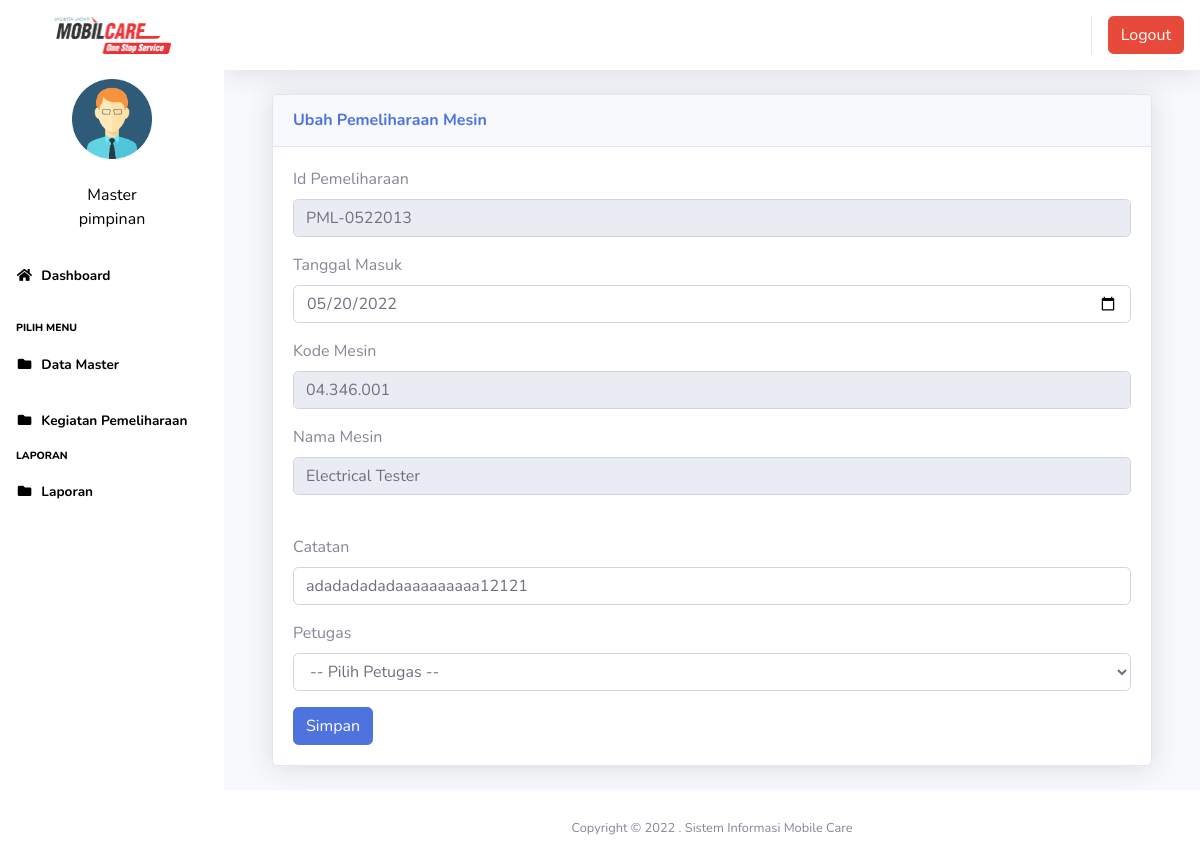
/index3.php?page=pemeliharaan&aksi=ubahpemeliharaan&id_pemeliharaan=PML-0522013 (signed in), run on the app's committed database.
### tables this page shows
CREATE TABLE `users` (
  `id` int(11) NOT NULL,
  `nik` varchar(10) NOT NULL,
  `nama` varchar(100) NOT NULL,
  `alamat` varchar(200) NOT NULL,
  `telepon` varchar(100) NOT NULL,
  `username` varchar(100) NOT NULL,
  `password` varchar(100) NOT NULL,
  `jabatan` varchar(25) NOT NULL DEFAULT 'member',
  `foto` varchar(25) NOT NULL
);

CREATE TABLE `pemeliharaan` (
  `id` int(11) NOT NULL,
  `id_pemeliharaan` varchar(100) NOT NULL,
  `tanggal` date NOT NULL,
  `kode_barang` varchar(100) NOT NULL,
  `nama_mesin` varchar(500) NOT NULL,
  `checklist` varchar(500) NOT NULL,
  `catatan` varchar(500) NOT NULL,
  `petugas` varchar(200) NOT NULL,
  `jumlah` int(100) NOT NULL,
  `done` tinyint(1) NOT NULL
);

### page/pemeliharaan/ubahpemeliharaan.php (the view, shortened to what this page needs)
<?php
$id_pemeliharaan = $_GET['id_pemeliharaan'];
$sql2 = $koneksi->query("select * from pemeliharaan where id_pemeliharaan = '$id_pemeliharaan'");
$tampil = $sql2->fetch_assoc();
?>
<div class="container-fluid">
	<div class="card shadow mb-4">
		<div class="card-header py-3">
			<h6 class="m-0 font-weight-bold text-primary">Ubah Pemeliharaan Mesin</h6>
		</div>
		<div class="card-body">
			<div class="table-responsive">
				<div class="body">
					<form method="POST" enctype="multipart/form-data">
						<label for="">Id Pemeliharaan</label>
						<div class="form-group">
							<div class="form-line">
								<input type="text" name="id_pemeliharaan" value="<?php echo $tampil['id_pemeliharaan']; ?>" class="form-control" readonly />
							</div>
						</div>
						<label for="">Tanggal Masuk</label>
						<div class="form-group">
							<div class="form-line">
								<input type="date" name="tanggal" class="form-control" value="<?php echo $tampil['tanggal']; ?>" />
							</div>
						</div>
						<label for="">Kode Mesin</label>
						<div class="form-group">
							<div class="form-line">
								<input type="text" name="kode_barang" value="<?php echo $tampil['kode_barang']; ?>" class="form-control" readonly />
							</div>
						</div>
						<label for="">Nama Mesin</label>
						<div class="form-group">
							<div class="form-line">
								<input type="text" name="nama_mesin" value="<?php echo $tampil['nama_mesin']; ?>" class="form-control" readonly />
							</div>
						</div>
						<br>
						<label for="">Catatan</label>
						<div class="form-group">
							<div class="form-line">
								<input type="text" name="catatan" value="<?php echo $tampil['catatan']; ?>" class="form-control" />
							</div>
						</div>
						<label for="">Petugas</label>
						<div class="form-group">
							<div class="form-line">
								<select name="petugas" class="form-control" />
								<option value="">-- Pilih Petugas --</option>
							</div>
						</div>
						<input type="submit" name="simpan" value="Simpan" class="btn btn-primary">
					</form>

### index3.php (shortened to what this page needs)
<?php
$koneksi = new mysqli("localhost", "root", "", "inventori");
?>
<!DOCTYPE html>
<html lang="en">
<head>
  <link href="vendor/fontawesome-free/css/all.min.css" rel="stylesheet" type="text/css">
  <link href="css/sb-admin-2.min.css" rel="stylesheet">
  <link href="vendor/datatables/dataTables.bootstrap4.min.css" rel="stylesheet">
</head>
<body id="page-top" style="background-color:black">
  <div id="wrapper">
    <ul class="navbar-nav sidebar sidebar-dark accordion" style="background-color: white;" id="accordionSidebar">
      <a class="sidebar-brand d-flex align-items-center justify-content-center" href="index.php" style="background-color:white ;">
        <img src="img/logo1.png" width="117" height="38"></img>
      </a>
      <hr class="sidebar-divider my-0">
      <?php
      if ($_SESSION['pimpinan']) {
        $user = $_SESSION['pimpinan'];
      }
      $sql = $koneksi->query("select * from users where id='$user'");
      $data = $sql->fetch_assoc();
      ?>
      <li class="d-flex align-items-center justify-content-center">
        <a class="nav-link">
          <img src="img/<?php echo $data['foto'] ?>" class="img-circle" width="80" alt="User" /></a>
      </li>
      <li class="nav-item ">
        <a class="nav-link">
          <div class="d-flex align-items-center justify-content-center" class="name" style="color:black"> <?php echo  $data['nama']; ?></div>
          <div class="d-flex align-items-center justify-content-center" class="email" style="color:black"><?php echo $data['jabatan']; ?></div>
        </a>
      </li>
      <li class="nav-item active">
        <a class="nav-link" href="?page=home3">
          <i class="fas fa-fw fa-home" style="color:black"></i>
          <span style="color:black">Dashboard</span></a>
      </li>
      <hr class="sidebar-divider">
      <div class="sidebar-heading">
        <h7 style="color: black;">pilih menu</h7>
      </div>
      <li class="nav-item active" style="color:black">
        <a class="nav-link collapsed" href="#" data-toggle="collapse" data-target="#collapseData" aria-expanded="true" aria-controls="collapseData" style="color:black">
          <i class="fas fa-fw fa-folder" style="color:black"></i>
          <span style="color:black">Data Master</span>
        </a>
      </li>
      <li class="nav-item active">
        <a class="nav-link dropdown-toggle" href="#" data-toggle="collapse" data-target="#collapsePages" aria-expanded="true" aria-controls="collapsePages">
          <i class="fas fa-fw fa-folder" style="color:black"></i>
          <span style="color:black"> Kegiatan Pemeliharaan</span>
        </a>
      </li>
      <div class="sidebar-heading">
        <h7 style="color: black;">laporan</h7>
      </div>
      <li class="nav-item active">
        <a class="nav-link collapsed" href="#" data-toggle="collapse" data-target="#collapseLaporan" aria-expanded="true" aria-controls="collapseLaporan">
          <i class="fas fa-fw fa-folder" style="color:black"></i>
          <span style="color:black">Laporan</span>
        </a>
      </li>
      <hr class="sidebar-divider d-none d-md-block">
      <div class="text-center d-none d-md-inline">
        <button class="rounded-circle border-0" id="sidebarToggle"></button>
      </div>
    </ul>
    <div id="content-wrapper" class="d-flex flex-column">
      <div id="content">
        <nav class="navbar navbar-expand navbar-light bg-white topbar mb-4 static-top shadow">
          <ul class="navbar-nav ml-auto">
            <li class="nav-item dropdown no-arrow">
              <div class="top-menu">
                <ul class="nav pull-right top-menu">
                  <li><a onclick="return confirm('Apakah anda yakin akan logout?')" class="btn btn-danger" class="logout" href="logout.php">Logout</a></li>
                </ul>
              </div>
            </li>
          </ul>
        </nav>
        <div class="container-fluid">
          <section class="content">
            <?php
            $page = $_GET['page'];
            $aksi = $_GET['aksi'];
            if ($page == "pemeliharaan") {
              if ($aksi == "ubahpemeliharaan") {
                include "page/pemeliharaan/ubahpemeliharaan.php";
              }
            }
            ?>
          </section>
        </div>
        <footer class="sticky-footer bg-white">
          <div class="container my-auto">
            <div class="copyright text-center my-auto">
              <span>Copyright &copy; 2022 . Sistem Informasi Mobile Care</span>
            </div>
          </div>
        </footer>
      </div>
    </div>
  </div>
</body>
</html>

### data on the page
users: foto (picture), nama "Master", jabatan "pimpinan"
pemeliharaan: id_pemeliharaan "PML-0522013", tanggal "05/20/2022", kode_barang "04.346.001", nama_mesin "Electrical Tester", catatan "adadadadadaaaaaaaaaa12121"
